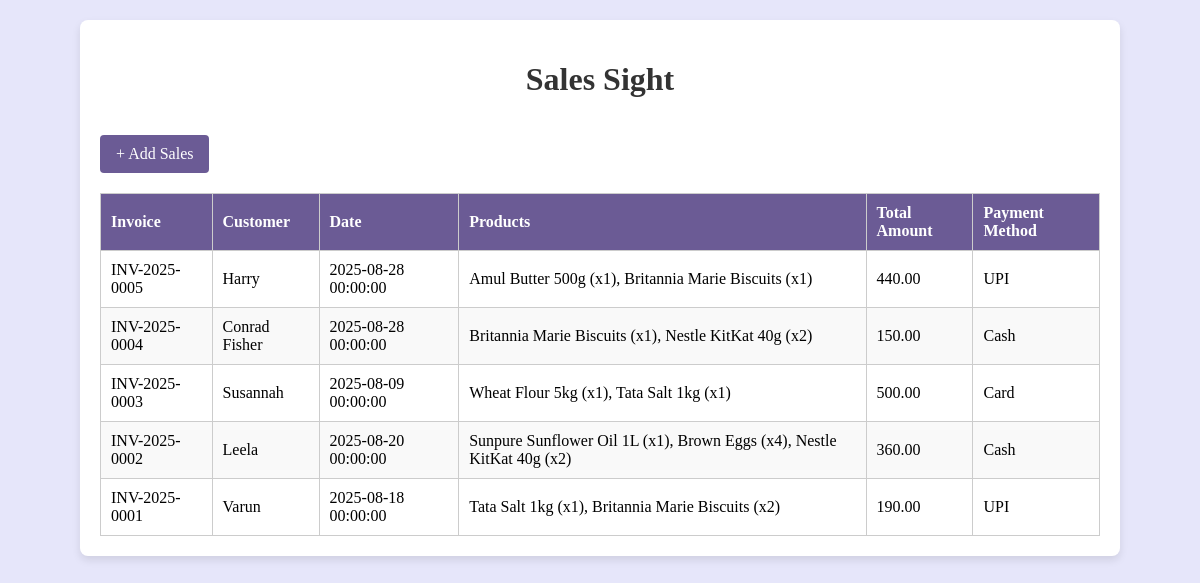
The page /sales_sight (signed in) on the database as committed earlier.
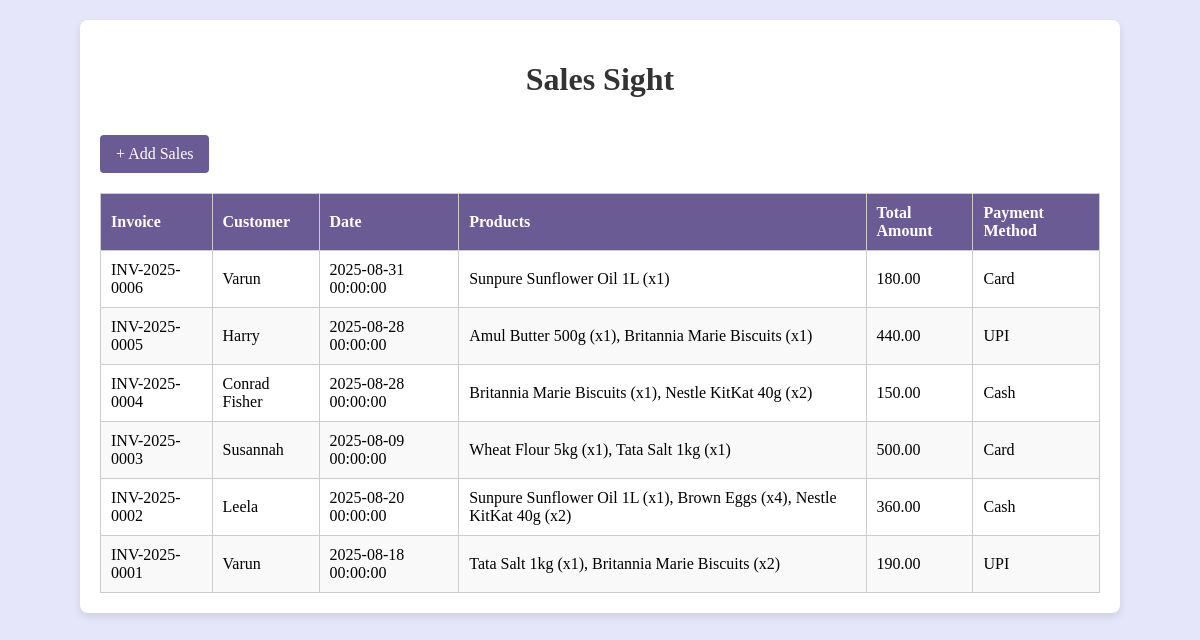
The same page on the database as committed later.
### tables this page shows
CREATE TABLE sales (
            id INTEGER PRIMARY KEY AUTOINCREMENT,
            invoice_number TEXT NOT NULL UNIQUE,
            customer_id TEXT NOT NULL,
            total_amount REAL NOT NULL,
            payment_method TEXT,
            sale_date TIMESTAMP DEFAULT CURRENT_TIMESTAMP,
            FOREIGN KEY (customer_id) REFERENCES customers(id)
        );

### app.py (the view)
@app.route('/sales_sight', methods=['GET'])
@login_required()
def sales_sight():
    conn = get_db_connection()
    cursor = conn.cursor()
    cursor.execute('''
        SELECT s.id,
            s.invoice_number,
            s.sale_date,
            c.customer_name,
            s.total_amount,
            s.payment_method,
            GROUP_CONCAT(p.product_name || ' (x' || total_q.qty || ')', ', ') AS products
        FROM sales s
        LEFT JOIN customers c ON s.customer_id = c.id
        LEFT JOIN (
            SELECT si.sale_id, si.product_id, SUM(si.quantity) AS qty
            FROM sales_items si
            GROUP BY si.sale_id, si.product_id
        ) AS total_q ON s.id = total_q.sale_id
        LEFT JOIN products p ON total_q.product_id = p.id
        GROUP BY s.id
        ORDER BY s.invoice_number DESC
    ''')
    sales = cursor.fetchall()
    conn.close()
    return render_template("sales_sight.html", sales=sales)

### app.py (called while the page is built)
def get_db_connection():
    conn = sqlite3.connect('shelfsmart.db')
    conn.row_factory = sqlite3.Row
    return conn

def login_required(*role):  # accepts any number of roles
    def decorator(f):
        @wraps(f)
        def decorated_function(*args, **kwargs):
            if "user_id" not in session:
                flash("Please log in to access this page.", "error")
                return redirect(url_for("login"))
            if role:
                user_role = session.get("role")
                if user_role not in role:
                    flash("You do not have permission to access this page.", "error")
                    return redirect(url_for("dashboard"))
            return f(*args, **kwargs)
        return decorated_function
    return decorator

@app.before_request
def make_session_permanent():
    session.permanent = False # Session lasts until browser is closed

### templates/sales_sight.html (shortened to what this page needs)
<!DOCTYPE html>
<html lang="en">
<head>
</head>
<body>
    <div class="container">
        <h1>Sales Sight</h1>
        <a href="{{ url_for('add_sales') }}" class="btn">+ Add Sales</a>
        <table>
            <thead>
                <tr>
                    <th>Invoice</th>
                    <th>Customer</th>
                    <th>Date</th>
                    <th>Products</th>
                    <th>Total Amount</th>
                    <th>Payment Method</th>
                </tr>
            </thead>
            <tbody>
                {% for sale in sales %}
                <tr>
                    <td>{{ sale['invoice_number'] }}</td>
                    <td>{{ sale['customer_name']|default('Unknown') }}</td>
                    <td>{{ sale['sale_date'] }}</td>
                    <td>{{ sale['products']|default('No products') }}</td>
                    <td>{{ "%.2f"|format(sale['total_amount']) }}</td>
                    <td>{{ sale['payment_method']|default('-') }}</td>
                </tr>
                {% endfor %}
            </tbody>
        </table>
    </div>
</body>
</html>

### templates/sales_sight.html (style rules this page uses)
body { font-family: Cambria, Cochin, Georgia, Times, 'Times New Roman', serif; background-color: rgb(230,230,250); margin: 0; padding: 20px; }
h1 { text-align: center; color: #333; }
.container { max-width: 1000px; margin: auto; background: white; padding: 20px; border-radius: 8px; box-shadow: 0 4px 8px rgba(0,0,0,0.1); overflow-x: auto; }
.btn { display: inline-block; padding: 10px 16px; margin-top: 15px; background: #6b5b95; color: white; text-decoration: none; border-radius: 4px; transition: 0.3s; }
table { width: 100%; border-collapse: collapse; margin-top: 20px; min-width: 600px; }
th, td { border: 1px solid #ccc; padding: 10px; text-align: left; }
th { background: #6b5b95; color: white; }
tr:nth-child(even) { background: #f9f9f9; }

Rows that differ between the two databases and show on the page:
added sales: invoice_number "INV-2025-0006", customer_name "Varun", sale_date "2025-08-31 00:00:00", products "Sunpure Sunflower Oil 1L (x1)", total_amount "180.00", payment_method "Card"
